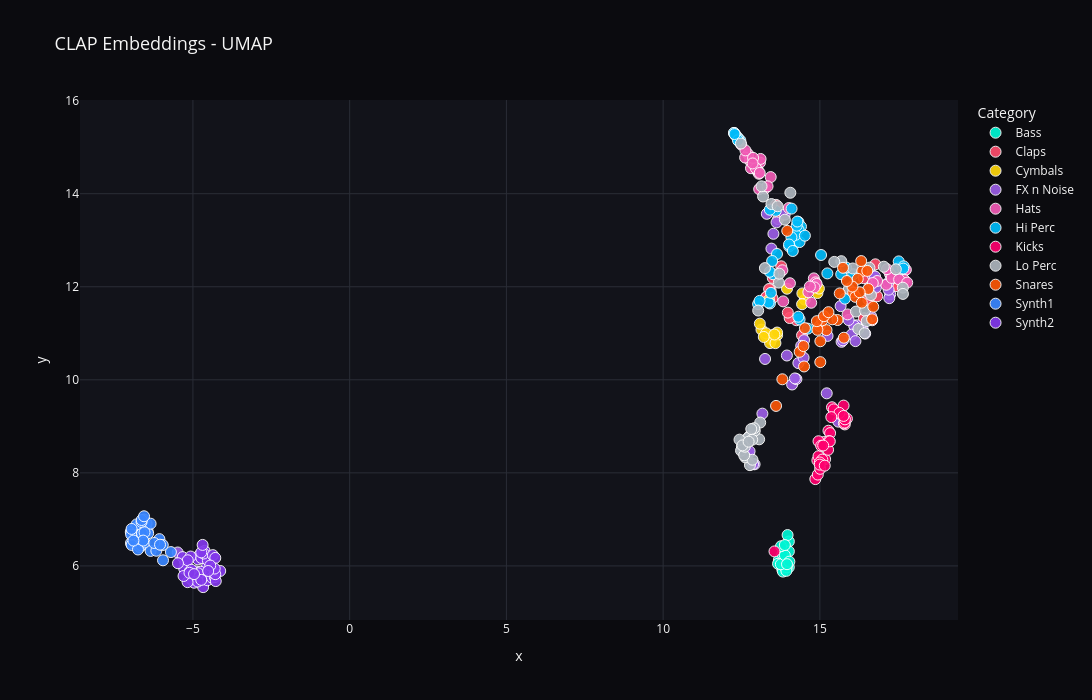

Write notebook code for a chart like this one.
### Code cell
make_interactive_plot(plot_encodec, "CLAP Embeddings - UMAP")

### Figure 1 — Plotly figure (JSON) as saved in the notebook; plotly's stock layout.template omitted (floating-point values rounded to 4 significant figures)
{"data": [{"customdata": [["bass_001.wav", "Bass"], ["bass_002.wav", "Bass"], ["bass_003.wav", "Bass"], ["bass_004.wav", "Bass"], ["bass_005.wav", "Bass"], ["bass_006.wav", "Bass"], ["bass_007.wav", "Bass"], ["bass_008.wav", "Bass"], ["bass_009.wav", "Bass"], ["bass_010.wav", "Bass"], ["bass_011.wav", "Bass"], ["bass_012.wav", "Bass"], ["bass_013.wav", "Bass"], ["bass_014.wav", "Bass"], ["bass_015.wav", "Bass"], ["bass_016.wav", "Bass"], ["bass_017.wav", "Bass"], ["bass_018.wav", "Bass"], ["bass_019.wav", "Bass"], ["bass_020.wav", "Bass"]], "hovertemplate": "label=%{customdata[1]}<br>x=%{x}<br>y=%{y}<br>filename=%{customdata[0]}<extra></extra>", "legendgroup": "Bass", "marker": {"color": "#00f5d4", "line": {"color": "white", "width": 1}, "opacity": 0.92, "size": 11, "symbol": "circle"}, "mode": "markers", "name": "Bass", "orientation": "v", "showlegend": true, "type": "scatter", "x": [13.69, 14.01, 13.8, 13.97, 13.82, 13.66, 13.83, 14.01, 13.88, 13.8, 13.88, 14.01, 13.95, 13.93, 13.75, 13.88, 13.76, 13.88, 14.03, 13.95], "xaxis": "x", "y": [6.126, 6.525, 5.923, 6.663, 5.878, 6.047, 6.044, 6.312, 6.016, 6.253, 5.979, 5.971, 5.971, 5.894, 6.036, 6.229, 6.423, 6.449, 6.092, 6.038], "yaxis": "y"}, {"customdata": [["claps_001.wav", "Claps"], ["claps_002.wav", "Claps"], ["claps_003.wav", "Claps"], ["claps_004.wav", "Claps"], ["claps_005.wav", "Claps"], ["claps_006.wav", "Claps"], ["claps_007.wav", "Claps"], ["claps_008.wav", "Claps"], ["claps_009.wav", "Claps"], ["claps_010.wav", "Claps"], ["claps_011.wav", "Claps"], ["claps_012.wav", "Claps"], ["claps_013.wav", "Claps"], ["claps_014.wav", "Claps"], ["claps_015.wav", "Claps"], ["claps_016.wav", "Claps"], ["claps_017.wav", "Claps"], ["claps_018.wav", "Claps"], ["claps_019.wav", "Claps"], ["claps_020.wav", "Claps"], ["claps_021.wav", "Claps"], ["claps_022.wav", "Claps"], ["claps_023.wav", "Claps"], ["claps_024.wav", "Claps"]], "hovertemplate": "label=%{customdata[1]}<br>x=%{x}<br>y=%{y}<br>filename=%{customdata[0]}<extra></extra>", "legendgroup": "Claps", "marker": {"color": "#ff4d6d", "line": {"color": "white", "width": 1}, "opacity": 0.92, "size": 11, "symbol": "circle"}, "mode": "markers", "name": "Claps", "orientation": "v", "showlegend": true, "type": "scatter", "x": [16.55, 16.4, 16.4, 16.58, 13.67, 16.83, 17.5, 16.67, 16.77, 17.3, 13.6, 17.42, 14.43, 13.59, 14.25, 13.29, 13.43, 14.04, 13.98, 13.38, 13.49, 13.29, 13.5, 13.77], "xaxis": "x", "y": [11.72, 11.32, 12.18, 11.88, 13.45, 11.8, 12.05, 11.28, 12.48, 12.0, 13.76, 12.01, 10.96, 12.25, 11.28, 11.77, 11.94, 11.33, 11.44, 11.95, 11.75, 11.78, 12.19, 12.44], "yaxis": "y"}, {"customdata": [["cymbals_001.wav", "Cymbals"], ["cymbals_002.wav", "Cymbals"], ["cymbals_003.wav", "Cymbals"], ["cymbals_004.wav", "Cymbals"], ["cymbals_005.wav", "Cymbals"], ["cymbals_006.wav", "Cymbals"], ["cymbals_007.wav", "Cymbals"], ["cymbals_008.wav", "Cymbals"], ["cymbals_009.wav", "Cymbals"], ["cymbals_010.wav", "Cymbals"], ["cymbals_011.wav", "Cymbals"], ["cymbals_012.wav", "Cymbals"], ["cymbals_013.wav", "Cymbals"], ["cymbals_014.wav", "Cymbals"], ["cymbals_015.wav", "Cymbals"], ["cymbals_016.wav", "Cymbals"], ["cymbals_017.wav", "Cymbals"], ["cymbals_018.wav", "Cymbals"], ["cymbals_019.wav", "Cymbals"], ["cymbals_020.wav", "Cymbals"]], "hovertemplate": "label=%{customdata[1]}<br>x=%{x}<br>y=%{y}<br>filename=%{customdata[0]}<extra></extra>", "legendgroup": "Cymbals", "marker": {"color": "#ffd60a", "line": {"color": "white", "width": 1}, "opacity": 0.92, "size": 11, "symbol": "circle"}, "mode": "markers", "name": "Cymbals", "orientation": "v", "showlegend": true, "type": "scatter", "x": [13.28, 13.45, 13.14, 13.46, 13.52, 13.08, 13.28, 13.41, 13.21, 13.64, 14.52, 13.58, 14.92, 13.63, 13.95, 13.38, 14.44, 14.43, 13.55, 14.97], "xaxis": "x", "y": [10.95, 10.87, 11.08, 10.96, 10.92, 11.21, 11.0, 10.79, 10.92, 10.96, 11.72, 10.79, 11.86, 11.02, 11.96, 11.72, 11.86, 11.62, 10.97, 11.96], "yaxis": "y"}, {"customdata": [["fx_n_noise_001.wav", "FX n Noise"], ["fx_n_noise_002.wav", "FX n Noise"], ["fx_n_noise_003.wav", "FX n Noise"], ["fx_n_noise_004.wav", "FX n Noise"], ["fx_n_noise_005.wav", "FX n Noise"], ["fx_n_noise_006.wav", "FX n Noise"], ["fx_n_noise_007.wav", "FX n Noise"], ["fx_n_noise_008.wav", "FX n Noise"], ["fx_n_noise_009.wav", "FX n Noise"], ["fx_n_noise_010.wav", "FX n Noise"], ["fx_n_noise_011.wav", "FX n Noise"], ["fx_n_noise_012.wav", "FX n Noise"], ["fx_n_noise_013.wav", "FX n Noise"], ["fx_n_noise_014.wav", "FX n Noise"], ["fx_n_noise_015.wav", "FX n Noise"], ["fx_n_noise_016.wav", "FX n Noise"], ["fx_n_noise_017.wav", "FX n Noise"], ["fx_n_noise_018.wav", "FX n Noise"], ["fx_n_noise_019.wav", "FX n Noise"], ["fx_n_noise_020.wav", "FX n Noise"], ["fx_n_noise_021.wav", "FX n Noise"], ["fx_n_noise_022.wav", "FX n Noise"], ["fx_n_noise_023.wav", "FX n Noise"], ["fx_n_noise_024.wav", "FX n Noise"], ["fx_n_noise_025.wav", "FX n Noise"], ["fx_n_noise_026.wav", "FX n Noise"], ["fx_n_noise_027.wav", "FX n Noise"], ["fx_n_noise_028.wav", "FX n Noise"], ["fx_n_noise_029.wav", "FX n Noise"], ["fx_n_noise_030.wav", "FX n Noise"], ["fx_n_noise_031.wav", "FX n Noise"], ["fx_n_noise_032.wav", "FX n Noise"], ["fx_n_noise_033.wav", "FX n Noise"], ["fx_n_noise_034.wav", "FX n Noise"], ["fx_n_noise_035.wav", "FX n Noise"], ["fx_n_noise_036.wav", "FX n Noise"], ["fx_n_noise_037.wav", "FX n Noise"], ["fx_n_noise_038.wav", "FX n Noise"], ["fx_n_noise_039.wav", "FX n Noise"], ["fx_n_noise_040.wav", "FX n Noise"], ["fx_n_noise_041.wav", "FX n Noise"], ["fx_n_noise_042.wav", "FX n Noise"], ["fx_n_noise_043.wav", "FX n Noise"], ["fx_n_noise_044.wav", "FX n Noise"], ["fx_n_noise_045.wav", "FX n Noise"], ["fx_n_noise_046.wav", "FX n Noise"]], "hovertemplate": "label=%{customdata[1]}<br>x=%{x}<br>y=%{y}<br>filename=%{customdata[0]}<extra></extra>", "legendgroup": "FX n Noise", "marker": {"color": "#9b5de5", "line": {"color": "white", "width": 1}, "opacity": 0.92, "size": 11, "symbol": "circle"}, "mode": "markers", "name": "FX n Noise", "orientation": "v", "showlegend": true, "type": "scatter", "x": [-5.253, 14.31, 15.69, 15.59, 13.31, 13.95, 16.58, 17.24, 15.24, 12.73, 16.69, 16.64, 12.92, 12.76, 15.22, 12.87, 17.25, 15.66, 13.62, 16.79, 12.72, 14.48, -5.486, 14.11, 16.17, 16.1, 15.92, 17.21, 14.25, 16.37, 16.76, 15.74, 14.5, 17.43, 16.01, 13.52, 14.4, 13.45, 13.88, 17.19, 16.13, 17.18, 16.44, 13.17, 14.2, 13.25], "xaxis": "x", "y": [6.087, 10.36, 10.82, 9.101, 13.57, 10.52, 11.99, 11.84, 10.94, 8.418, 12.24, 11.36, 8.184, 8.463, 9.709, 8.188, 12.25, 11.58, 13.38, 11.98, 8.728, 10.48, 6.289, 9.899, 11.17, 11.16, 11.28, 11.75, 10.01, 11.08, 12.22, 10.85, 10.85, 12.18, 10.97, 13.14, 10.73, 12.82, 13.55, 11.94, 10.83, 12.09, 10.99, 9.273, 10.03, 10.45], "yaxis": "y"}, {"customdata": [["hats_001.wav", "Hats"], ["hats_002.wav", "Hats"], ["hats_003.wav", "Hats"], ["hats_004.wav", "Hats"], ["hats_005.wav", "Hats"], ["hats_006.wav", "Hats"], ["hats_007.wav", "Hats"], ["hats_008.wav", "Hats"], ["hats_009.wav", "Hats"], ["hats_010.wav", "Hats"], ["hats_011.wav", "Hats"], ["hats_012.wav", "Hats"], ["hats_013.wav", "Hats"], ["hats_014.wav", "Hats"], ["hats_015.wav", "Hats"], ["hats_016.wav", "Hats"], ["hats_017.wav", "Hats"], ["hats_018.wav", "Hats"], ["hats_019.wav", "Hats"], ["hats_020.wav", "Hats"], ["hats_021.wav", "Hats"], ["hats_022.wav", "Hats"], ["hats_023.wav", "Hats"], ["hats_024.wav", "Hats"], ["hats_025.wav", "Hats"], ["hats_026.wav", "Hats"], ["hats_027.wav", "Hats"], ["hats_028.wav", "Hats"], ["hats_029.wav", "Hats"], ["hats_030.wav", "Hats"], ["hats_031.wav", "Hats"], ["hats_032.wav", "Hats"], ["hats_033.wav", "Hats"], ["hats_034.wav", "Hats"], ["hats_035.wav", "Hats"], ["hats_036.wav", "Hats"], ["hats_037.wav", "Hats"], ["hats_038.wav", "Hats"], ["hats_039.wav", "Hats"], ["hats_040.wav", "Hats"], ["hats_041.wav", "Hats"], ["hats_042.wav", "Hats"], ["hats_043.wav", "Hats"], ["hats_044.wav", "Hats"]], "hovertemplate": "label=%{customdata[1]}<br>x=%{x}<br>y=%{y}<br>filename=%{customdata[0]}<extra></extra>", "legendgroup": "Hats", "marker": {"color": "#f15bb5", "line": {"color": "white", "width": 1}, "opacity": 0.92, "size": 11, "symbol": "circle"}, "mode": "markers", "name": "Hats", "orientation": "v", "showlegend": true, "type": "scatter", "x": [12.77, 14.81, 14.86, 13.8, 13.09, 17.24, 14.01, 15.88, 17.12, 13.0, 16.82, 13.02, 14.85, 12.71, 17.71, 17.74, 17.29, 13.43, 17.69, 13.25, 14.72, 17.14, 12.8, 14.63, 14.9, 14.04, 13.11, 16.69, 17.53, 13.83, 13.06, 12.61, 13.06, 12.96, 14.83, 12.49, 12.87, 12.63, 12.85, 12.41, 17.79, 13.33, 14.68, 13.08], "xaxis": "x", "y": [14.7, 12.18, 12.09, 12.35, 14.67, 12.28, 13.69, 11.41, 12.04, 14.49, 12.12, 14.51, 12.03, 14.85, 12.36, 12.36, 12.19, 14.36, 12.15, 14.11, 11.66, 12.38, 14.55, 11.88, 12.06, 12.08, 14.75, 12.08, 12.16, 11.69, 14.43, 14.78, 14.1, 14.55, 11.99, 15.05, 14.77, 14.93, 14.65, 15.16, 12.09, 14.16, 12.01, 14.45], "yaxis": "y"}, {"customdata": [["hi_perc_001.wav", "Hi Perc"], ["hi_perc_002.wav", "Hi Perc"], ["hi_perc_003.wav", "Hi Perc"], ["hi_perc_004.wav", "Hi Perc"], ["hi_perc_005.wav", "Hi Perc"], ["hi_perc_006.wav", "Hi Perc"], ["hi_perc_007.wav", "Hi Perc"], ["hi_perc_008.wav", "Hi Perc"], ["hi_perc_009.wav", "Hi Perc"], ["hi_perc_010.wav", "Hi Perc"], ["hi_perc_011.wav", "Hi Perc"], ["hi_perc_012.wav", "Hi Perc"], ["hi_perc_013.wav", "Hi Perc"], ["hi_perc_014.wav", "Hi Perc"], ["hi_perc_015.wav", "Hi Perc"], ["hi_perc_016.wav", "Hi Perc"], ["hi_perc_017.wav", "Hi Perc"], ["hi_perc_018.wav", "Hi Perc"], ["hi_perc_019.wav", "Hi Perc"], ["hi_perc_020.wav", "Hi Perc"], ["hi_perc_021.wav", "Hi Perc"], ["hi_perc_022.wav", "Hi Perc"], ["hi_perc_023.wav", "Hi Perc"], ["hi_perc_024.wav", "Hi Perc"], ["hi_perc_025.wav", "Hi Perc"], ["hi_perc_026.wav", "Hi Perc"], ["hi_perc_027.wav", "Hi Perc"], ["hi_perc_028.wav", "Hi Perc"], ["hi_perc_029.wav", "Hi Perc"], ["hi_perc_030.wav", "Hi Perc"], ["hi_perc_031.wav", "Hi Perc"], ["hi_perc_032.wav", "Hi Perc"], ["hi_perc_033.wav", "Hi Perc"], ["hi_perc_034.wav", "Hi Perc"], ["hi_perc_035.wav", "Hi Perc"], ["hi_perc_036.wav", "Hi Perc"], ["hi_perc_037.wav", "Hi Perc"], ["hi_perc_038.wav", "Hi Perc"], ["hi_perc_039.wav", "Hi Perc"], ["hi_perc_040.wav", "Hi Perc"], ["hi_perc_041.wav", "Hi Perc"], ["hi_perc_042.wav", "Hi Perc"], ["hi_perc_043.wav", "Hi Perc"], ["hi_perc_044.wav", "Hi Perc"], ["hi_perc_045.wav", "Hi Perc"], ["hi_perc_046.wav", "Hi Perc"], ["hi_perc_047.wav", "Hi Perc"], ["hi_perc_048.wav", "Hi Perc"]], "hovertemplate": "label=%{customdata[1]}<br>x=%{x}<br>y=%{y}<br>filename=%{customdata[0]}<extra></extra>", "legendgroup": "Hi Perc", "marker": {"color": "#00bbf9", "line": {"color": "white", "width": 1}, "opacity": 0.92, "size": 11, "symbol": "circle"}, "mode": "markers", "name": "Hi Perc", "orientation": "v", "showlegend": true, "type": "scatter", "x": [12.26, 17.51, 15.68, 15.8, 12.46, 17.51, 12.31, 12.41, 14.19, 14.32, 14.4, 12.26, 12.38, 16.06, 17.67, 12.31, 17.66, 12.4, 12.39, 12.28, 15.84, 13.59, 14.1, 15.04, 14.32, 15.24, 13.03, 13.41, 14.35, 14.23, 14.09, 14.35, 14.02, 14.26, 14.52, 13.51, 13.4, 13.36, 14.28, 14.31, 13.4, 14.61, 14.02, 13.63, 14.14, 13.48, 13.08, 13.44], "xaxis": "x", "y": [15.3, 12.42, 12.27, 11.74, 15.15, 12.54, 15.25, 15.13, 12.93, 13.39, 13.29, 15.31, 15.21, 12.27, 12.44, 15.27, 12.39, 15.17, 15.14, 15.28, 12.41, 13.63, 13.68, 12.68, 13.22, 12.29, 11.63, 11.64, 12.96, 13.12, 13.06, 11.3, 12.87, 13.31, 13.1, 12.27, 13.66, 11.66, 13.4, 11.36, 12.32, 11.1, 12.91, 12.7, 12.77, 12.55, 11.7, 11.87], "yaxis": "y"}, {"customdata": [["kicks_001.wav", "Kicks"], ["kicks_002.wav", "Kicks"], ["kicks_003.wav", "Kicks"], ["kicks_004.wav", "Kicks"], ["kicks_005.wav", "Kicks"], ["kicks_006.wav", "Kicks"], ["kicks_007.wav", "Kicks"], ["kicks_008.wav", "Kicks"], ["kicks_009.wav", "Kicks"], ["kicks_010.wav", "Kicks"], ["kicks_011.wav", "Kicks"], ["kicks_012.wav", "Kicks"], ["kicks_013.wav", "Kicks"], ["kicks_014.wav", "Kicks"], ["kicks_015.wav", "Kicks"], ["kicks_016.wav", "Kicks"], ["kicks_017.wav", "Kicks"], ["kicks_018.wav", "Kicks"], ["kicks_019.wav", "Kicks"], ["kicks_020.wav", "Kicks"], ["kicks_021.wav", "Kicks"], ["kicks_022.wav", "Kicks"], ["kicks_023.wav", "Kicks"], ["kicks_024.wav", "Kicks"], ["kicks_025.wav", "Kicks"], ["kicks_026.wav", "Kicks"], ["kicks_027.wav", "Kicks"], ["kicks_028.wav", "Kicks"], ["kicks_029.wav", "Kicks"], ["kicks_030.wav", "Kicks"], ["kicks_031.wav", "Kicks"], ["kicks_032.wav", "Kicks"]], "hovertemplate": "label=%{customdata[1]}<br>x=%{x}<br>y=%{y}<br>filename=%{customdata[0]}<extra></extra>", "legendgroup": "Kicks", "marker": {"color": "#ff006e", "line": {"color": "white", "width": 1}, "opacity": 0.92, "size": 11, "symbol": "circle"}, "mode": "markers", "name": "Kicks", "orientation": "v", "showlegend": true, "type": "scatter", "x": [13.55, 15.79, 15.86, 15.27, 15.13, 15.76, 15.39, 15.76, 15.33, 15.79, 15.44, 15.69, 15.8, 15.62, 15.36, 15.76, 14.85, 14.92, 14.93, 15.17, 14.96, 15.08, 15.29, 15.26, 15.01, 14.96, 15.32, 15.04, 15.0, 14.99, 15.15, 15.1], "xaxis": "x", "y": [6.312, 9.041, 9.164, 8.906, 8.662, 9.446, 9.41, 9.063, 8.854, 9.081, 9.365, 9.241, 9.15, 9.289, 9.198, 9.224, 7.866, 8.267, 7.963, 8.295, 8.357, 8.286, 8.682, 8.495, 8.086, 8.679, 8.678, 8.583, 8.223, 8.177, 8.155, 8.587], "yaxis": "y"}, {"customdata": [["lo_perc_001.wav", "Lo Perc"], ["lo_perc_002.wav", "Lo Perc"], ["lo_perc_003.wav", "Lo Perc"], ["lo_perc_004.wav", "Lo Perc"], ["lo_perc_005.wav", "Lo Perc"], ["lo_perc_006.wav", "Lo Perc"], ["lo_perc_007.wav", "Lo Perc"], ["lo_perc_008.wav", "Lo Perc"], ["lo_perc_009.wav", "Lo Perc"], ["lo_perc_010.wav", "Lo Perc"], ["lo_perc_011.wav", "Lo Perc"], ["lo_perc_012.wav", "Lo Perc"], ["lo_perc_013.wav", "Lo Perc"], ["lo_perc_014.wav", "Lo Perc"], ["lo_perc_015.wav", "Lo Perc"], ["lo_perc_016.wav", "Lo Perc"], ["lo_perc_017.wav", "Lo Perc"], ["lo_perc_018.wav", "Lo Perc"], ["lo_perc_019.wav", "Lo Perc"], ["lo_perc_020.wav", "Lo Perc"], ["lo_perc_021.wav", "Lo Perc"], ["lo_perc_022.wav", "Lo Perc"], ["lo_perc_023.wav", "Lo Perc"], ["lo_perc_024.wav", "Lo Perc"], ["lo_perc_025.wav", "Lo Perc"], ["lo_perc_026.wav", "Lo Perc"], ["lo_perc_027.wav", "Lo Perc"], ["lo_perc_028.wav", "Lo Perc"], ["lo_perc_029.wav", "Lo Perc"], ["lo_perc_030.wav", "Lo Perc"], ["lo_perc_031.wav", "Lo Perc"], ["lo_perc_032.wav", "Lo Perc"], ["lo_perc_033.wav", "Lo Perc"], ["lo_perc_034.wav", "Lo Perc"], ["lo_perc_035.wav", "Lo Perc"], ["lo_perc_036.wav", "Lo Perc"], ["lo_perc_037.wav", "Lo Perc"], ["lo_perc_038.wav", "Lo Perc"], ["lo_perc_039.wav", "Lo Perc"], ["lo_perc_040.wav", "Lo Perc"], ["lo_perc_041.wav", "Lo Perc"], ["lo_perc_042.wav", "Lo Perc"], ["lo_perc_043.wav", "Lo Perc"], ["lo_perc_044.wav", "Lo Perc"], ["lo_perc_045.wav", "Lo Perc"], ["lo_perc_046.wav", "Lo Perc"]], "hovertemplate": "label=%{customdata[1]}<br>x=%{x}<br>y=%{y}<br>filename=%{customdata[0]}<extra></extra>", "legendgroup": "Lo Perc", "marker": {"color": "#adb5bd", "line": {"color": "white", "width": 1}, "opacity": 0.92, "size": 11, "symbol": "circle"}, "mode": "markers", "name": "Lo Perc", "orientation": "v", "showlegend": true, "type": "scatter", "x": [16.23, 15.93, 16.05, 17.65, 17.42, 15.68, 15.46, 13.19, 16.15, 13.45, 17.65, 17.04, 13.88, 12.48, 13.65, 13.14, 16.44, 12.75, 16.49, 16.58, 16.43, 16.63, 14.06, 12.51, 12.77, 12.62, 13.25, 13.03, 12.65, 13.06, 12.85, 13.1, 12.72, 12.51, 12.48, 12.58, 13.69, 12.92, 12.61, 12.44, 12.9, 12.81, 12.53, 12.84, 12.73, 13.71], "xaxis": "x", "y": [11.09, 11.95, 12.39, 11.98, 12.38, 12.55, 12.53, 13.94, 11.47, 13.78, 11.85, 12.43, 13.44, 15.08, 13.73, 14.16, 11.49, 8.784, 11.26, 12.41, 11.0, 11.82, 14.02, 8.493, 8.166, 8.333, 12.4, 11.49, 8.71, 8.721, 8.282, 9.081, 8.757, 8.561, 8.478, 8.377, 12.09, 8.907, 8.562, 8.714, 8.96, 8.942, 8.59, 8.711, 8.67, 12.28], "yaxis": "y"}, {"customdata": [["snares_001.wav", "Snares"], ["snares_002.wav", "Snares"], ["snares_003.wav", "Snares"], ["snares_004.wav", "Snares"], ["snares_005.wav", "Snares"], ["snares_006.wav", "Snares"], ["snares_007.wav", "Snares"], ["snares_008.wav", "Snares"], ["snares_009.wav", "Snares"], ["snares_010.wav", "Snares"], ["snares_011.wav", "Snares"], ["snares_012.wav", "Snares"], ["snares_013.wav", "Snares"], ["snares_014.wav", "Snares"], ["snares_015.wav", "Snares"], ["snares_016.wav", "Snares"], ["snares_017.wav", "Snares"], ["snares_018.wav", "Snares"], ["snares_019.wav", "Snares"], ["snares_020.wav", "Snares"], ["snares_021.wav", "Snares"], ["snares_022.wav", "Snares"], ["snares_023.wav", "Snares"], ["snares_024.wav", "Snares"], ["snares_025.wav", "Snares"], ["snares_026.wav", "Snares"], ["snares_027.wav", "Snares"], ["snares_028.wav", "Snares"], ["snares_029.wav", "Snares"], ["snares_030.wav", "Snares"], ["snares_031.wav", "Snares"], ["snares_032.wav", "Snares"], ["snares_033.wav", "Snares"], ["snares_034.wav", "Snares"]], "hovertemplate": "label=%{customdata[1]}<br>x=%{x}<br>y=%{y}<br>filename=%{customdata[0]}<extra></extra>", "legendgroup": "Snares", "marker": {"color": "#fb5607", "line": {"color": "white", "width": 1}, "opacity": 0.92, "size": 11, "symbol": "circle"}, "mode": "markers", "name": "Snares", "orientation": "v", "showlegend": true, "type": "scatter", "x": [14.35, 13.8, 15.56, 14.99, 15.01, 15.21, 14.52, 13.6, 14.48, 15.08, 15.63, 14.92, 15.39, 14.9, 15.13, 15.27, 14.5, 16.55, 16.06, 16.13, 16.35, 16.67, 13.96, 16.21, 15.76, 16.27, 16.04, 16.32, 16.7, 16.34, 16.51, 15.86, 15.74, 15.01], "xaxis": "x", "y": [10.6, 10.01, 11.29, 11.15, 10.83, 11.07, 11.11, 9.439, 10.73, 11.28, 11.86, 11.07, 11.3, 11.26, 11.37, 11.45, 10.29, 11.95, 11.88, 11.78, 12.34, 11.3, 13.2, 12.17, 10.9, 11.88, 12.0, 12.55, 11.57, 11.66, 12.34, 12.12, 12.41, 10.38], "yaxis": "y"}, {"customdata": [["synth1_001.wav", "Synth1"], ["synth1_002.wav", "Synth1"], ["synth1_003.wav", "Synth1"], ["synth1_004.wav", "Synth1"], ["synth1_005.wav", "Synth1"], ["synth1_006.wav", "Synth1"], ["synth1_007.wav", "Synth1"], ["synth1_008.wav", "Synth1"], ["synth1_009.wav", "Synth1"], ["synth1_010.wav", "Synth1"], ["synth1_011.wav", "Synth1"], ["synth1_012.wav", "Synth1"], ["synth1_013.wav", "Synth1"], ["synth1_014.wav", "Synth1"], ["synth1_015.wav", "Synth1"], ["synth1_016.wav", "Synth1"], ["synth1_017.wav", "Synth1"], ["synth1_018.wav", "Synth1"], ["synth1_019.wav", "Synth1"], ["synth1_020.wav", "Synth1"], ["synth1_021.wav", "Synth1"], ["synth1_022.wav", "Synth1"], ["synth1_023.wav", "Synth1"], ["synth1_024.wav", "Synth1"], ["synth1_025.wav", "Synth1"], ["synth1_026.wav", "Synth1"], ["synth1_027.wav", "Synth1"], ["synth1_028.wav", "Synth1"], ["synth1_029.wav", "Synth1"], ["synth1_030.wav", "Synth1"], ["synth1_031.wav", "Synth1"], ["synth1_032.wav", "Synth1"], ["synth1_033.wav", "Synth1"], ["synth1_034.wav", "Synth1"], ["synth1_035.wav", "Synth1"], ["synth1_036.wav", "Synth1"], ["synth1_037.wav", "Synth1"]], "hovertemplate": "label=%{customdata[1]}<br>x=%{x}<br>y=%{y}<br>filename=%{customdata[0]}<extra></extra>", "legendgroup": "Synth1", "marker": {"color": "#3a86ff", "line": {"color": "white", "width": 1}, "opacity": 0.92, "size": 11, "symbol": "circle"}, "mode": "markers", "name": "Synth1", "orientation": "v", "showlegend": true, "type": "scatter", "x": [-6.814, -6.9, -6.449, -6.831, -6.976, -6.069, -6.92, -6.955, -6.581, -6.428, -6.952, -6.692, -6.623, -6.982, -6.971, -6.797, -6.478, -6.646, -6.349, -6.568, -6.598, -5.954, -6.35, -6.957, -6.167, -6.639, -6.546, -5.962, -6.543, -6.753, -6.235, -6.635, -6.586, -5.702, -6.559, -6.898, -6.049], "xaxis": "x", "y": [6.821, 6.528, 6.758, 6.698, 6.491, 6.575, 6.627, 6.451, 6.941, 6.702, 6.743, 6.405, 6.698, 6.728, 6.674, 6.893, 6.911, 6.443, 6.322, 6.998, 6.52, 6.121, 6.908, 6.795, 6.326, 6.945, 6.503, 6.449, 6.722, 6.353, 6.493, 6.986, 6.544, 6.297, 7.067, 6.545, 6.456], "yaxis": "y"}, {"customdata": [["synth2_001.wav", "Synth2"], ["synth2_002.wav", "Synth2"], ["synth2_003.wav", "Synth2"], ["synth2_004.wav", "Synth2"], ["synth2_005.wav", "Synth2"], ["synth2_006.wav", "Synth2"], ["synth2_007.wav", "Synth2"], ["synth2_008.wav", "Synth2"], ["synth2_009.wav", "Synth2"], ["synth2_010.wav", "Synth2"], ["synth2_011.wav", "Synth2"], ["synth2_012.wav", "Synth2"], ["synth2_013.wav", "Synth2"], ["synth2_014.wav", "Synth2"], ["synth2_015.wav", "Synth2"], ["synth2_016.wav", "Synth2"], ["synth2_017.wav", "Synth2"], ["synth2_018.wav", "Synth2"], ["synth2_019.wav", "Synth2"], ["synth2_020.wav", "Synth2"], ["synth2_021.wav", "Synth2"], ["synth2_022.wav", "Synth2"], ["synth2_023.wav", "Synth2"], ["synth2_024.wav", "Synth2"], ["synth2_025.wav", "Synth2"], ["synth2_026.wav", "Synth2"], ["synth2_027.wav", "Synth2"], ["synth2_028.wav", "Synth2"], ["synth2_029.wav", "Synth2"], ["synth2_030.wav", "Synth2"], ["synth2_031.wav", "Synth2"], ["synth2_032.wav", "Synth2"], ["synth2_033.wav", "Synth2"], ["synth2_034.wav", "Synth2"], ["synth2_035.wav", "Synth2"], ["synth2_036.wav", "Synth2"], ["synth2_037.wav", "Synth2"], ["synth2_038.wav", "Synth2"], ["synth2_039.wav", "Synth2"], ["synth2_040.wav", "Synth2"], ["synth2_041.wav", "Synth2"], ["synth2_042.wav", "Synth2"], ["synth2_043.wav", "Synth2"], ["synth2_044.wav", "Synth2"], ["synth2_045.wav", "Synth2"], ["synth2_046.wav", "Synth2"], ["synth2_047.wav", "Synth2"], ["synth2_048.wav", "Synth2"]], "hovertemplate": "label=%{customdata[1]}<br>x=%{x}<br>y=%{y}<br>filename=%{customdata[0]}<extra></extra>", "legendgroup": "Synth2", "marker": {"color": "#8338ec", "line": {"color": "white", "width": 1}, "opacity": 0.92, "size": 11, "symbol": "circle"}, "mode": "markers", "name": "Synth2", "orientation": "v", "showlegend": true, "type": "scatter", "x": [-5.327, -4.776, -4.548, -4.5, -4.913, -4.968, -4.806, -4.838, -4.96, -4.771, -4.674, -4.901, -5.027, -4.536, -4.391, -4.302, -5.074, -4.76, -4.842, -4.732, -5.218, -4.521, -5.064, -4.628, -5.276, -4.834, -4.851, -5.165, -5.11, -5.171, -4.734, -5.048, -5.299, -4.307, -4.271, -4.13, -5.11, -4.655, -4.734, -4.691, -4.965, -4.287, -4.363, -4.287, -5.477, -4.305, -4.448, -4.513], "xaxis": "x", "y": [6.189, 6.212, 5.99, 5.883, 5.883, 5.696, 6.225, 6.139, 5.639, 5.873, 5.544, 5.789, 5.748, 5.692, 5.747, 5.759, 6.202, 5.878, 5.791, 6.17, 6.063, 6.118, 5.721, 6.323, 5.938, 5.842, 5.664, 6.121, 5.872, 5.651, 5.7, 5.918, 5.783, 5.83, 5.674, 5.892, 5.852, 6.267, 6.291, 6.451, 5.824, 5.823, 6.232, 6.172, 6.058, 5.944, 6.008, 5.891], "yaxis": "y"}], "layout": {"font": {"color": "#f5f5f5", "size": 12}, "height": 700, "legend": {"title": {"text": "Category"}, "tracegroupgap": 0}, "paper_bgcolor": "#0b0b0f", "plot_bgcolor": "#12131a", "title": {"font": {"color": "#f5f5f5", "size": 18}, "text": "CLAP Embeddings - UMAP"}, "width": 1100, "xaxis": {"anchor": "y", "color": "#f5f5f5", "domain": [0, 1], "gridcolor": "#2a2d36", "showgrid": true, "title": {"text": "x"}, "zeroline": false}, "yaxis": {"anchor": "x", "color": "#f5f5f5", "domain": [0, 1], "gridcolor": "#2a2d36", "showgrid": true, "title": {"text": "y"}, "zeroline": false}}}
